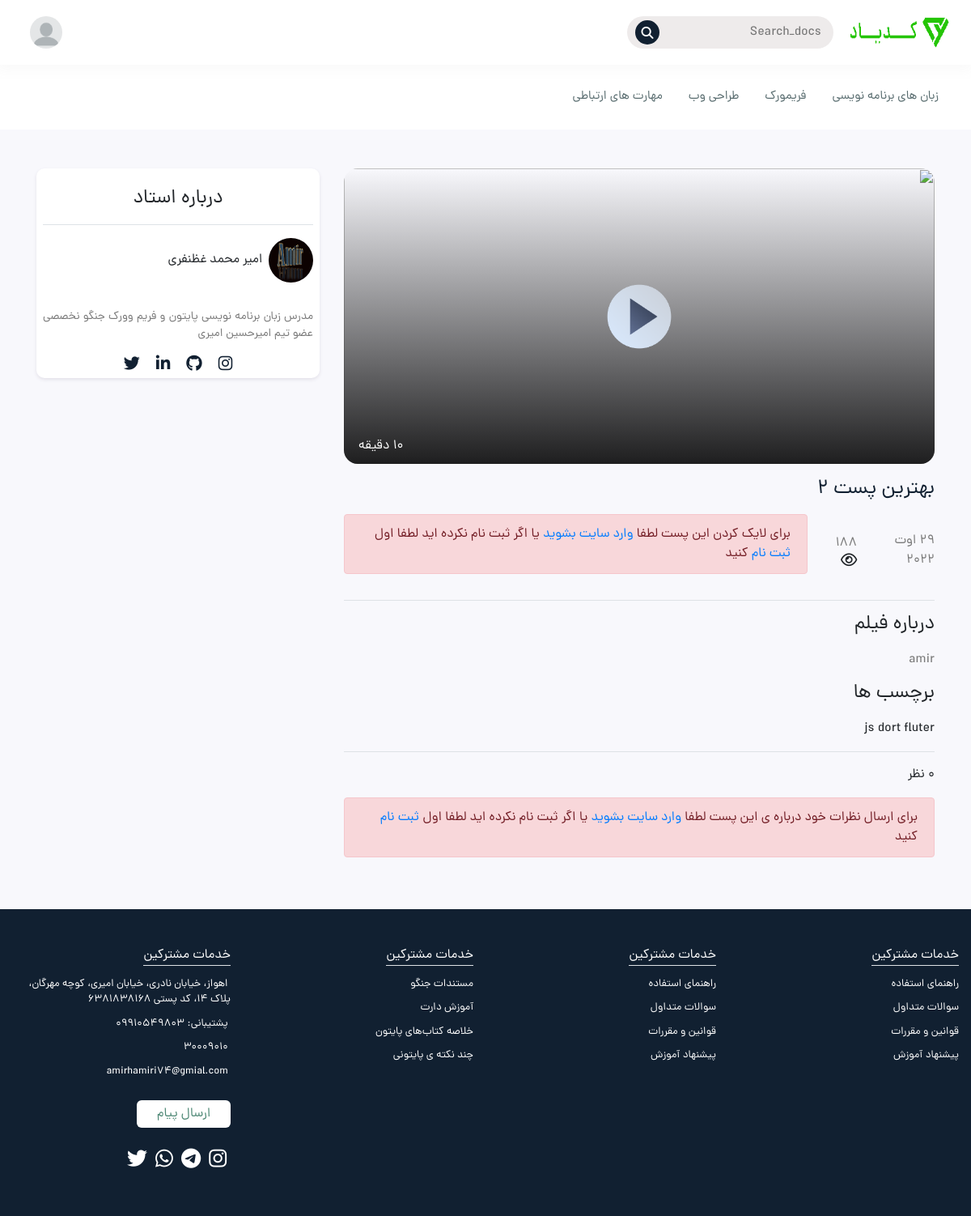
/details/best-post-2, run on an earlier commit of the app's database.
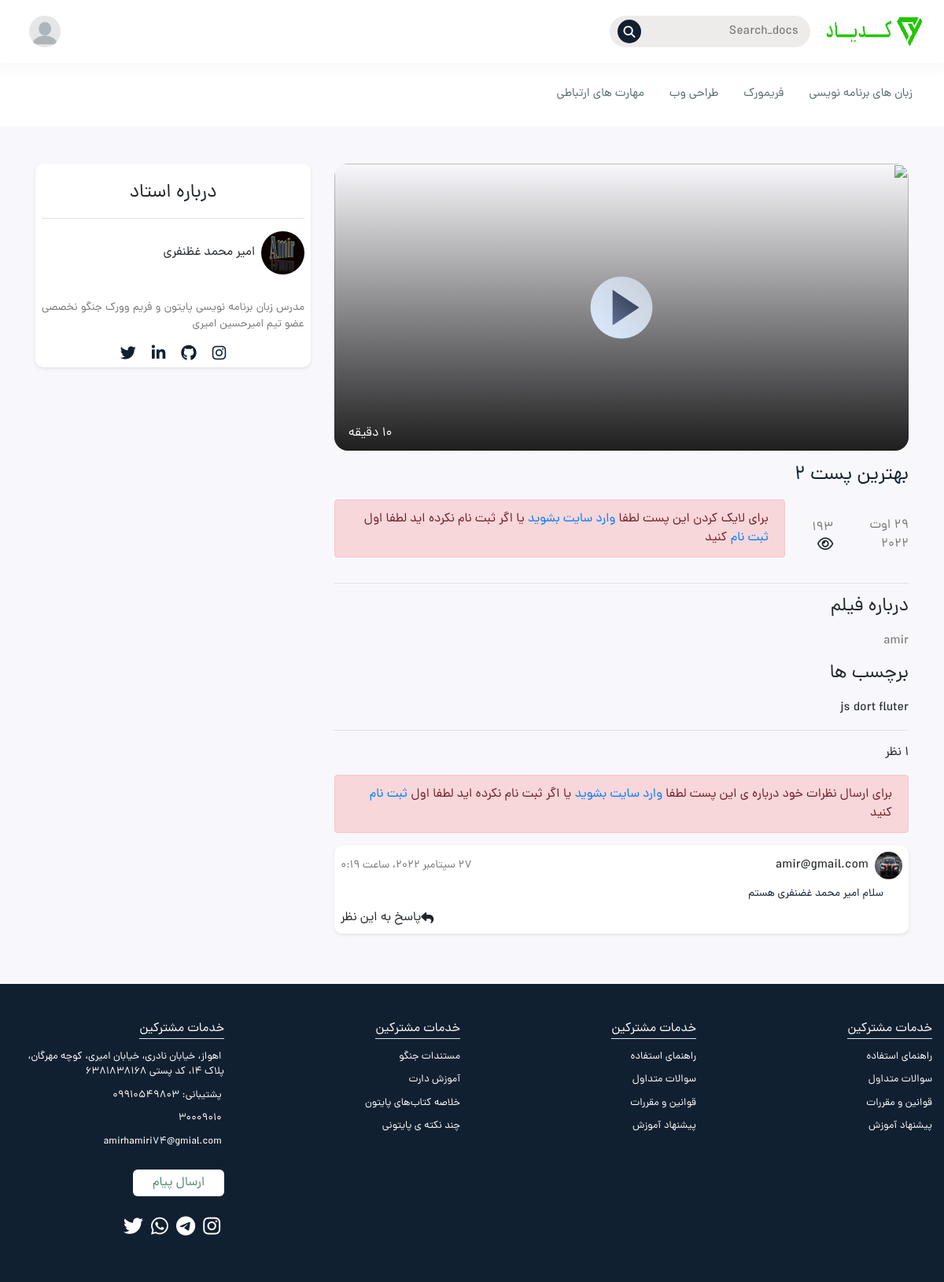
And on a later commit of the database.
### blog/models.py (models this page shows, shortened)
class Post(models.Model):
    author = models.ForeignKey(Author , on_delete=models.CASCADE , verbose_name = 'نام مدرس' )
    categories = models.ManyToManyField(Categories , help_text="دسته بندی" , related_name="posts", verbose_name = 'دسته بندی ها' )
    tag = models.ManyToManyField(Tags , help_text="دسته بندی", verbose_name = 'تگ ها' )
    title = models.CharField(max_length=50, verbose_name = 'اسم پست به اینگلیسی و اصلی' )
    title2 = models.CharField(max_length=50, verbose_name = 'اسم پست نمایشی به فارسی' )
    discripsion = models.TextField(verbose_name = 'توضیحات' )
    video = models.FileField(null=True, blank=True , upload_to='Post_video', verbose_name = 'ویدیو' )
    image = models.ImageField(null=True, blank=True , upload_to='Post_image', verbose_name = 'عکس پست' )
    time = models.IntegerField(null=True, blank=True, verbose_name = 'مدت زمان پست' )
    views = models.IntegerField(default=0, verbose_name = 'دیده شده ها' )
    created = models.DateField(null=True, blank=True , auto_now_add=True)
    updated = models.DateField(null=True, blank=True , auto_now=True)
    slug = models.SlugField(null=True, blank=True , unique=True , allow_unicode=True, verbose_name = 'اسلاگ' )
    class Meta:
        ordering = ('-created',)
        verbose_name_plural = 'پست ها'
    def save(self, *args, **kwargs):
        self.slug = slugify(self.title)
        super(Post , self).save(*args, **kwargs)

class Tags(models.Model):
    title = models.CharField(max_length=50 , null=True, blank=True , verbose_name = 'اسم تگ' )
    created = models.DateTimeField(auto_now_add=True , verbose_name = 'زمان تولید' )
    class Meta:
        ordering =('-created',)
        verbose_name_plural = 'تگ ها'

class Author(models.Model):
    name = models.CharField(max_length=50, verbose_name = 'نام مدرس' )
    image = models.ImageField(upload_to='Author_image', verbose_name = 'تصویر' )
    discripsion = models.TextField(null=True, blank=True, verbose_name = 'درباره ی مدرس' )
    instagram = models.TextField(null=True, blank=True, verbose_name = 'ادرس اینستاگرام' )
    github = models.TextField(null=True, blank=True, verbose_name = 'ادرس گیت هاب' )
    linkdin = models.TextField(null=True, blank=True, verbose_name = 'ادرس لینکدین' )
    twwiter = models.TextField(null=True, blank=True, verbose_name = 'ادرس توییتر' )
    created = models.DateTimeField(null=True, blank=True)
    def __str__(self):
        return self.name
    class Meta:
        ordering =('-created',)
        verbose_name_plural = 'مدرسان'

class Comments(models.Model):
    user = models.ForeignKey(User , related_name="comment" , on_delete=models.CASCADE)
    posts = models.ForeignKey(Post, related_name="comment" , on_delete=models.CASCADE)
    parent = models.ForeignKey('self' , on_delete=models.CASCADE , related_name = 'replies' , null=True , blank=True)
    message = models.CharField(max_length=50 , null=True, blank=True)
    created = models.DateTimeField(auto_now_add=True)
    class Meta:
        verbose_name = 'کامنت'
        verbose_name_plural = 'کامنت ها'
        ordering = ('-created',)

### account/models.py (models this page shows)
class User(AbstractUser):
    username = None
    email = models.EmailField(_('email address'), unique=True)
    Full_name = models.CharField(_('نام کامل'), max_length=50 , null=True, blank=True)
    username = models.CharField(_('نام کاربری'), max_length=50 , null=True, blank=True)
    number = models.CharField(_('شماره تلفن'), max_length=50, default=0, null=True, blank=True)
    image = models.ImageField(_('عکس'),upload_to='UserImage' , null=True, blank=True)
    USERNAME_FIELD = 'email'
    REQUIRED_FIELDS = []
    objects = CustomUserManager()

### blog/views.py (the view, shortened to what this page needs)
# urls.py: path('details/<slug:slug>' , views.DetailsViewPost.as_view() , name='details'),
class DetailsViewPost(DetailView):
    model = Post
    template_name = 'blog/video-detail.html'
    context_object_name = 'posts'
    queryset = None
    def get_context_data(self , *args, **kwargs ):
        context = super().get_context_data(*args, **kwargs)
        queryset = Post.objects.get(slug = self.object.slug)
        queryset.views += 1
        queryset.save()
        if self.request.user.is_authenticated == True:
            if self.request.user.likes2.filter(posts__title = self.object.title , users_id = self.request.user.id).exists():
                context['is_liked'] = True
            else:
                context['is_liked'] = False
        else:
            pass
        return context

### context_processors/context_processors.py (called while the page is built)
def Qeries(request):
    category = Categories.objects.all()
    posts = Post.objects.all()
    return{'category':category , 'posts':posts}

### blog/templates/blog/video-detail.html (shortened to what the changed rows need)
{% extends "base.html" %}
{% load static %}
{% block content %}
<main>
    <section class="py-5">
        <div class="container">
            <div class="row">
                <div class="col-md-8">
                    <div>
                        <div class="video-player-box">
                            <div class="video-icon">
                            </div>
                            <div class="video">
                            </div>
                        </div>
                        <h3 class="video-title my-3">{{posts.title2}}</h3>
                        <div class="d-flex align-items-center justify-content-between border-bottom pb-3">
                            <p class="color78">{{posts.created}}</p>
                            <div class="d-flex align-items-center view-like">
                                <div class="mx-3">
                                    <span>{{posts.views}}</span>
                                    <i class="fa fa-eye"></i>
                                </div>
                                {% if request.user.is_authenticated == True %}
                                <div>
                                    {% if is_liked %}
                                    <i onclick="like('{{posts.slug}}' , '{{posts.id}}')" id="like" style="color:red" class="fa-solid fa-heart"><span id="count">{{posts.likes2.count}}</span></i></a>
                                    {% else %}
                                    <i onclick="like('{{posts.slug}}' , '{{posts.id}}')" id="like" style="color:red" class="fa-regular fa-heart"><span id="count">{{posts.likes2.count}}</span></i></a>
                                    {% endif %}
                                </div>
                                {% else %}
                                <p class="alert alert-danger"dir="rtl"></p>
                                {% endif %}
                            </div>
                        </div>
                        <div class="border-bottom pb-3">
                            <h4 class="my-3" id="body">درباره فیلم</h4>
                            <p class="color78">{{posts.discripsion}}</p>
                            <div class="labels">
                                <h4 class="my-3">برچسب ها</h4>
                                <ul class="d-flex align-items-center">
                                    {% for tag in posts.tag.all %}
                                        {{tag.title}}
                                    {% endfor %}
                                </ul>
                            </div>
                        </div>
                        <div>
                            <div class="py-3">
                                <span>{{posts.comment.count}}</span>
                                <span>نظر</span>
                            </div>
                            {% if request.user.is_authenticated %}
                            <form method="post" action="">
                                {% csrf_token %}
                                <input type="hidden" name='parent_id'  id="parent_id" placeholder="parent_id">
                                <textarea class="w-100 p-2 comment-area" name="message" id="" cols="30" rows="10"
                                placeholder="دیدگاه خود را بنویسید"></textarea>
                                <div class="d-flex align-items-center justify-content-end pt-3">
                                <button type="submit" class="btn custom-btn">ارسال نظر</button>
                            </div>
                            </form>
                            {% else %}
                            <p class="alert alert-danger"dir="rtl"></p>
                            {% endif %}
                            {% for comment in posts.comment.all %}
                                {% if comment.parent == None %}
                                <div class="comment my-3 p-2">
                                    <div class=" d-flex align-items-center justify-content-between">
                                        <div class="d-flex align-items-center justify-content-center">
                                            {% if comment.user.image.url != None %}
                                            <img src="{{comment.user.image.url}}" alt="student" class="user-profile">
                                            {% else %}
                                            <img src="{% static "image/sutdent-prof.png" %}" alt="student" class="user-profile">
                                            {% endif %}
                                            <p class="user-name pr-2">{{comment.user.email}}</p>
                                        </div>
                                        <p class="comment-date-time">{{comment.created}}</p>
                                    </div>
                                    <p class="px-4 py-2 comment-text text-justify">{{comment.message}}</p>
                                    <div class="d-flex align-items-center justify-content-end reply" type='button' onclick="set_value({{ comment.id }})">
                                        <i class="fa fa-reply"></i>
                                        <p>پاسخ به این نظر</p>
                                    </div>
                                </div>
                                {% endif %}
                            {% endfor %}
                        </div>
                    </div>
                </div>
                <aside class="col-md-4 ">
                    <div class="custom-bg p-2 teacher-card">
                        <div class="border-bottom py-3 text-center">
                            <h4>درباره استاد</h4>
                        </div>
                        <div class="d-flex align-items-center py-3">
                            <img src="{{posts.author.image.url}}" alt="student" class="teacher-profile">
                            <p class="user-name pr-2">{{posts.author}} </p>
                        </div>
                        <p class="color78 teacher-description py-3">{{posts.author.discripsion}}</p>
                            <div class="teacher-social-media d-flex align-items-center justify-content-center flex-wrap">
                                <a href=""> <i class="fa fa-instagram"></i></a>
                                <a href=""> <i class="fa fa-github"></i></a>
                                <a href=""> <i class="fa fa-linkedin"></i></a>
                                <a href=""> <i class="fa fa-twitter"></i></a>
                            </div>
                    </div>
                </aside>
            </div>
        </div>
    </section>
</main>
{% endblock %}

What changed in the data, as far as the page shows it:
changed Post "بهترین پست ۲": views "۱۸۸" → "۱۹۳"; comment.count "۰" → "۱"
added Comments: user.image (picture), user.email "amir@gmail.com", created "۲۷ سپتامبر ۲۰۲۲، ساعت ۰:۱۹", message "سلام امیر محمد غضنفری هستم"
